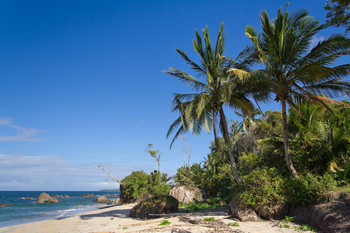
#> input picture openCV-tutorials/images/beach.png, 350 x 233 px
$ python canny.py --image images/beach.png
#> lines starting #> are read from the running program, lines starting #| are printed output that depends on the picture
import numpy as np
import cv2 as cv
import argparse

ap = argparse.ArgumentParser()
ap.add_argument("-i", "--image", required = True, help ="image path")

args = vars(ap.parse_args())

image = cv.imread(args["image"])
#> image is the input picture: shape (233, 350, 3); mean B, G, R 136, 110.4, 78.6
image = cv.cvtColor(image, cv.COLOR_BGR2GRAY)
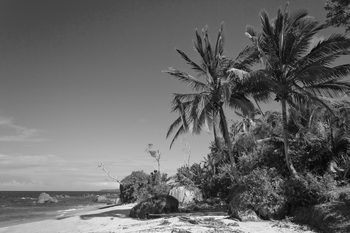
#> image: shape (233, 350); min 3, max 250, mean 103.8
cv.imshow("original", image)

blurred = cv.GaussianBlur(image, (5,5),0)
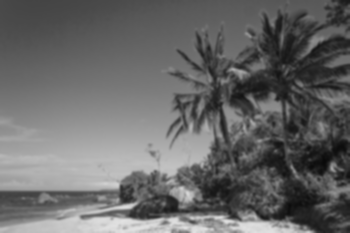
#> blurred: shape (233, 350); min 9, max 226, mean 103.8

cv.imshow("IMAGE", image)

canny = cv.Canny(image, 30, 150)
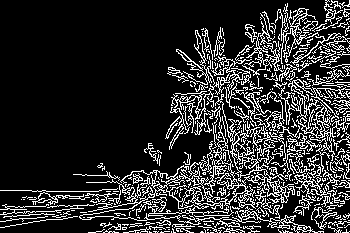
#> canny: shape (233, 350); 17.7% white in thin lines or dots
cv.imshow("canny", canny)
cv.waitKey(0)

$ run again, on openCV-tutorials/images/wave.png
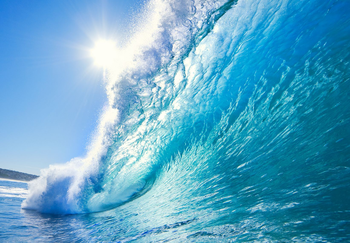
#> input picture openCV-tutorials/images/wave.png, 350 x 243 px
#> image is the input picture: shape (243, 350, 3); mean B, G, R 199.1, 166.5, 93.5
#> image: shape (243, 350)
#> `blurred = cv.GaussianBlur(image, (5,5),0)`:
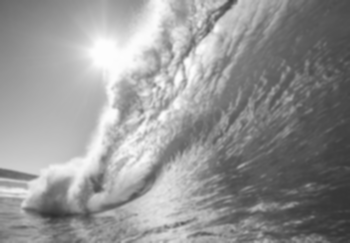
#> blurred: shape (243, 350); min 47, max 253, mean 148.4
#> `canny = cv.Canny(image, 30, 150)`:
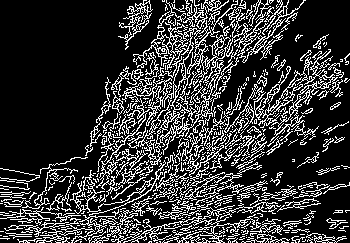
#> canny: shape (243, 350); 21.2% white in thin lines or dots
